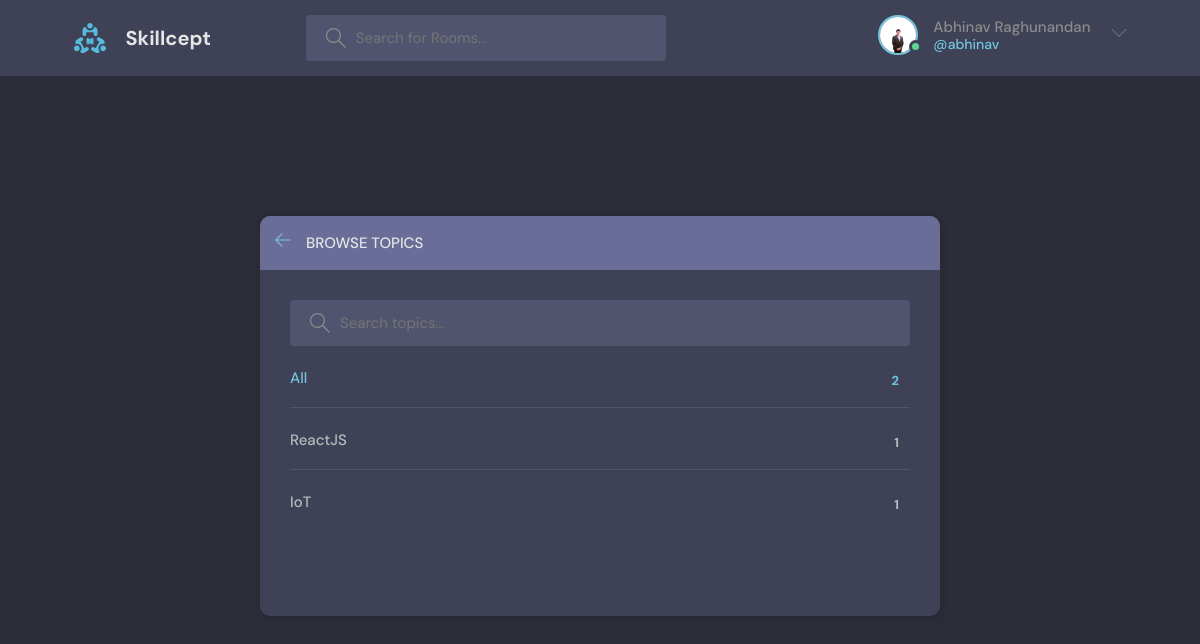
Page /topics/ (signed in) on the earlier database version.
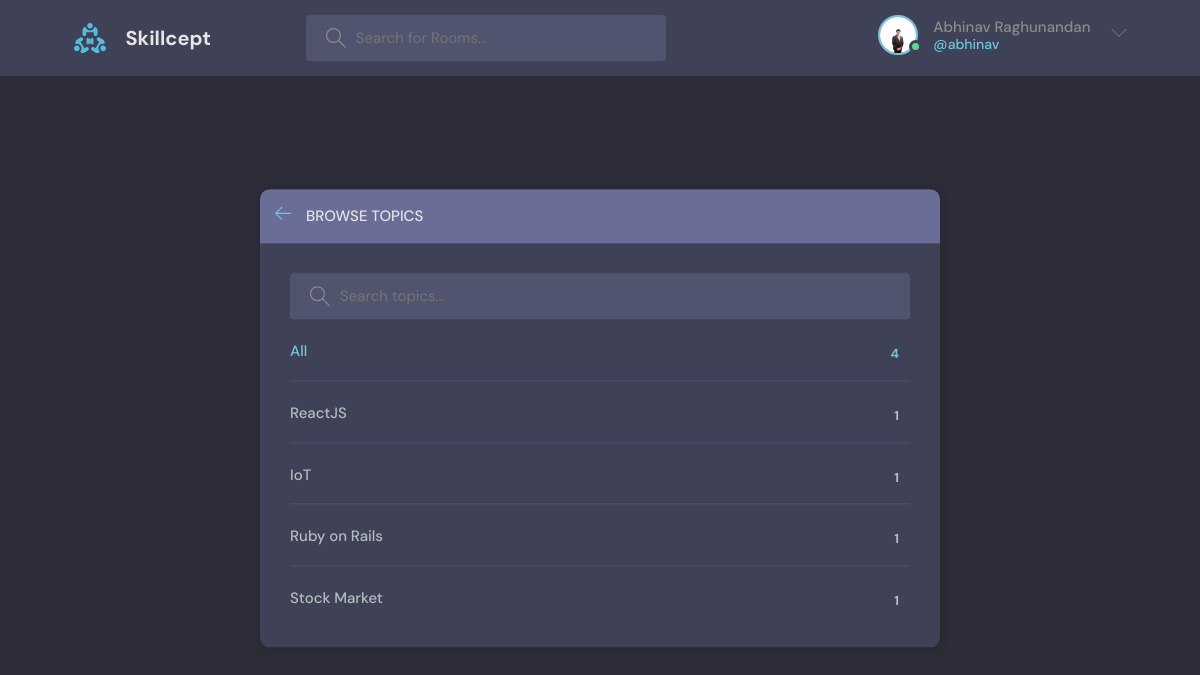
Same page on the later database version.
### base/models.py (models this page shows, shortened)
class Topic(models.Model):
    name = models.CharField(max_length=200)

### base/views.py (the view)
# urls.py: path('topics/', views.topicsPage, name='topics'),
def topicsPage(request):
    q = request.GET.get('q') if request.GET.get('q') != None else ''
    topics = Topic.objects.filter(name__icontains=q)
    context = {'topics': topics}
    return render(request, 'base/topics.html', context)

### base/templates/base/topics.html (shortened to what this page needs)
{% extends 'main.html' %}
{% block content %}
    <main class="create-room layout">
      <div class="container">
        <div class="layout__box">
          <div class="layout__boxHeader">
            <div class="layout__boxTitle">
              <a href="{% url 'home' %}">
                <svg version="1.1" xmlns="http://www.w3.org/2000/svg" width="32" height="32" viewBox="0 0 32 32">
                  <title>arrow-left</title>
                  <path
                    d="M13.723 2.286l-13.723 13.714 13.719 13.714 1.616-1.611-10.96-10.96h27.625v-2.286h-27.625l10.965-10.965-1.616-1.607z"
                  ></path>
                </svg>
              </a>
              <h3>Browse Topics</h3>
            </div>
          </div>
          <div class="topics-page layout__body">
            <form action="" method="GET" class="header__search">
              <label>
                <input name="q" placeholder="Search topics..." />
              </label>
            </form>
            <ul class="topics__list">
              <li>
                <a href="{% url 'topics' %}" class="active">All <span>{{topics.count}}</span></a>
              </li>
              {% for topic in topics %}
              <li>
                <a href="{% url 'home' %}?q={{topic.name}}">{{topic.name}}<span>{{topic.room_set.all.count}}</span></a>
              </li>
              {% endfor %}
            </ul>
          </div>
        </div>
      </div>
    </main>
  {% endblock %}

Differences in the rows shown:
added Topic: name "Ruby on Rails", room_set.all.count "1"
added Topic: name "Stock Market", room_set.all.count "1"
Other differences:
{{ topics.count }}: "2" → "4"
